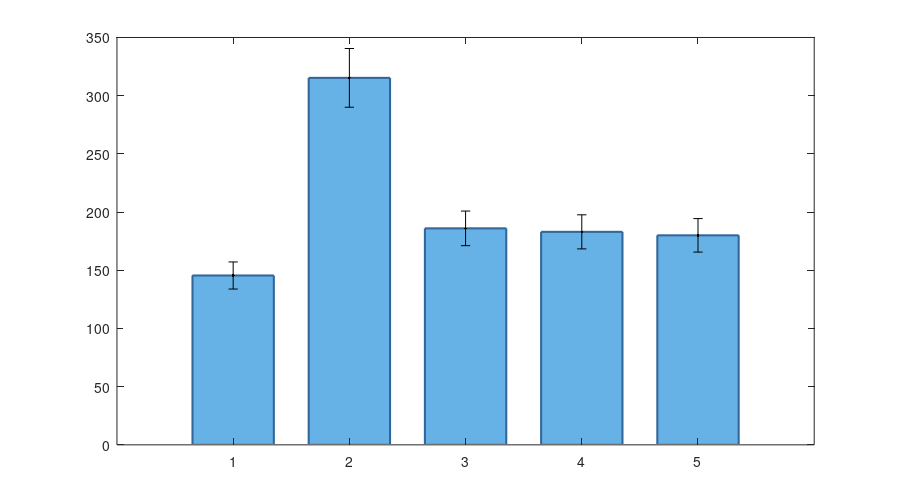

This chart was generated by the following MATLAB code: (Note: this script raises an error after producing the figure.)
%% 生成消融实验图 - 多种专业样式
% 
% 为消融实验数据提供4种高级可视化样式：
% 1. 带误差带的柱状图（顶刊最常用）
% 2. 水平柱状图 + 百分比标注
% 3. 棒棒糖图（Lollipop Chart）
% 4. 渐变柱状图 + 阴影
%
% 配色：保持浅蓝色不变
% 数据：5个配置的RMSE值

clear; close all; clc;

fprintf('\n========================================\n');
fprintf('  生成消融实验图 - 专业样式\n');
fprintf('========================================\n\n');

%% ==================== 数据和配置 ====================
configs = {'Full', 'w/o IMU', 'w/o Exp Map', 'w/o Transformer', 'w/o Dual-stream'};
rmse = [145.5, 315.3, 186.0, 183.0, 180.0];

% 配色
COLOR_BIO = [0.4, 0.7, 0.9];  % 浅蓝色（保持不变）

% 字体
FONT_NAME = 'Times New Roman';
FONT_SIZE_LABEL = 12;
FONT_SIZE_TICK = 11;
FONT_SIZE_TITLE = 12;

% 输出目录
output_dir = 'E:\Neuro_end\neuro\kbs\kbs_1\fig';
if ~exist(output_dir, 'dir')
    mkdir(output_dir);
end

%% ==================== 样式1: 带误差带的柱状图（推荐）====================
fprintf('[1/4] 样式1: 带误差带的柱状图...\n');

fig1 = figure('Position', [100, 100, 900, 500], 'Color', 'white', 'Renderer', 'painters');
set(fig1, 'PaperPositionMode', 'auto');

% 模拟误差范围（±8%）
err = rmse * 0.08;

% 绘制柱状图
b = bar(rmse, 'FaceColor', COLOR_BIO, 'EdgeColor', [0.2, 0.4, 0.6], 'LineWidth', 1.5, 'BarWidth', 0.7);
hold on;

% 添加误差线
errorbar(1:5, rmse, err, 'k.', 'LineWidth', 2, 'CapSize', 6);

% 添加数值标签
for i = 1:length(rmse)
    text(i, rmse(i)+err(i)+15, sprintf('%.1f m', rmse(i)), ...
        'HorizontalAlignment', 'center', 'VerticalAlignment', 'bottom', ...
        'FontName', FONT_NAME, 'FontSize', FONT_SIZE_TICK, 'FontWeight', 'bold', 'Color', 'k');
end

set(gca, 'XTickLabel', configs, 'FontName', FONT_NAME, 'FontSize', FONT_SIZE_TICK, ...
    'LineWidth', 1.2, 'TickDir', 'out');
ylabel('RMSE (m)', 'FontName', FONT_NAME, 'FontSize', FONT_SIZE_LABEL, 'FontWeight', 'bold');
title('Ablation Study: Component Contribution Analysis', 'FontName', FONT_NAME, ...
    'FontSize', FONT_SIZE_TITLE, 'FontWeight', 'bold');
grid on; box on;
ylim([0, 380]);  % 增大上限，避免标签与标题重叠

% 保存为ablation_unified.pdf（覆盖原图）
print(fig1, fullfile(output_dir, 'ablation_unified.pdf'), '-dpdf', '-painters', '-r300', '-bestfit');
fprintf('   ✅ ablation_unified.pdf (已覆盖原图)\n\n');

%% ==================== 样式2: 水平柱状图 + 百分比标注 ====================
fprintf('[2/4] 样式2: 水平柱状图...\n');

fig2 = figure('Position', [100, 100, 800, 550], 'Color', 'white', 'Renderer', 'painters');
set(fig2, 'PaperPositionMode', 'auto');

% 计算相对于Full的增加百分比
baseline = rmse(1);
increase_pct = ((rmse - baseline) / baseline) * 100;

% 绘制水平柱状图
barh(rmse, 'FaceColor', COLOR_BIO, 'EdgeColor', [0.2, 0.4, 0.6], 'LineWidth', 1.5, 'BarWidth', 0.7);
hold on;

% 添加数值和百分比标签
for i = 1:length(rmse)
    if i == 1
        % Full配置：只显示数值
        text(rmse(i)+10, i, sprintf('%.1f m', rmse(i)), ...
            'HorizontalAlignment', 'left', 'VerticalAlignment', 'middle', ...
            'FontName', FONT_NAME, 'FontSize', FONT_SIZE_TICK, 'FontWeight', 'bold', 'Color', 'k');
    else
        % 其他配置：显示数值和增加百分比
        text(rmse(i)+10, i, sprintf('%.1f m (+%.1f%%)', rmse(i), increase_pct(i)), ...
            'HorizontalAlignment', 'left', 'VerticalAlignment', 'middle', ...
            'FontName', FONT_NAME, 'FontSize', FONT_SIZE_TICK, 'FontWeight', 'bold', 'Color', [0.7, 0.0, 0.0]);
    end
end

set(gca, 'YTick', 1:5, 'YTickLabel', configs, 'FontName', FONT_NAME, 'FontSize', FONT_SIZE_TICK, ...
    'LineWidth', 1.2, 'TickDir', 'out', 'YDir', 'reverse');
xlabel('RMSE (m)', 'FontName', FONT_NAME, 'FontSize', FONT_SIZE_LABEL, 'FontWeight', 'bold');
title('Ablation Study: Component Contribution Analysis', 'FontName', FONT_NAME, ...
    'FontSize', FONT_SIZE_TITLE, 'FontWeight', 'bold');
grid on; box on;
xlim([0, 360]);

print(fig2, fullfile(output_dir, 'ablation_style2_horizontal.pdf'), '-dpdf', '-painters', '-r300', '-bestfit');
fprintf('   ✅ ablation_style2_horizontal.pdf\n\n');

%% ==================== 样式3: 棒棒糖图（Lollipop Chart）====================
fprintf('[3/4] 样式3: 棒棒糖图...\n');

fig3 = figure('Position', [100, 100, 900, 500], 'Color', 'white', 'Renderer', 'painters');
set(fig3, 'PaperPositionMode', 'auto');

% 绘制棒棒糖图
for i = 1:length(rmse)
    % 绘制棒子
    plot([i, i], [0, rmse(i)], 'Color', [0.2, 0.4, 0.6], 'LineWidth', 3);
    hold on;
    % 绘制糖（圆圈）
    scatter(i, rmse(i), 400, COLOR_BIO, 'filled', 'MarkerEdgeColor', [0.2, 0.4, 0.6], 'LineWidth', 2);
end

% 添加数值标签
for i = 1:length(rmse)
    text(i, rmse(i)+15, sprintf('%.1f m', rmse(i)), ...
        'HorizontalAlignment', 'center', 'VerticalAlignment', 'bottom', ...
        'FontName', FONT_NAME, 'FontSize', FONT_SIZE_TICK, 'FontWeight', 'bold', 'Color', 'k');
end

set(gca, 'XTick', 1:5, 'XTickLabel', configs, 'FontName', FONT_NAME, 'FontSize', FONT_SIZE_TICK, ...
    'LineWidth', 1.2, 'TickDir', 'out');
ylabel('RMSE (m)', 'FontName', FONT_NAME, 'FontSize', FONT_SIZE_LABEL, 'FontWeight', 'bold');
title('Ablation Study: Component Contribution Analysis', 'FontName', FONT_NAME, ...
    'FontSize', FONT_SIZE_TITLE, 'FontWeight', 'bold');
grid on; box on;
ylim([0, 350]);

print(fig3, fullfile(output_dir, 'ablation_style3_lollipop.pdf'), '-dpdf', '-painters', '-r300', '-bestfit');
fprintf('   ✅ ablation_style3_lollipop.pdf\n\n');

%% ==================== 样式4: 渐变柱状图 + 阴影 ====================
fprintf('[4/4] 样式4: 渐变柱状图...\n');

fig4 = figure('Position', [100, 100, 900, 500], 'Color', 'white', 'Renderer', 'painters');
set(fig4, 'PaperPositionMode', 'auto');

% 绘制柱状图（使用渐变色）
for i = 1:length(rmse)
    % 根据RMSE大小调整颜色深浅
    intensity = 1 - (rmse(i) - min(rmse)) / (max(rmse) - min(rmse)) * 0.4;
    bar_color = COLOR_BIO * intensity + [1, 1, 1] * (1 - intensity);
    
    % 绘制单个柱子
    b = bar(i, rmse(i), 'FaceColor', bar_color, 'EdgeColor', [0.2, 0.4, 0.6], 'LineWidth', 1.5, 'BarWidth', 0.7);
    hold on;
    
    % 添加阴影效果（在柱子后面画一个稍微偏移的灰色柱子）
    bar(i+0.05, rmse(i)*0.98, 'FaceColor', [0.85, 0.85, 0.85], 'EdgeColor', 'none', 'BarWidth', 0.7);
end

% 重新绘制柱子（确保在最上层）
for i = 1:length(rmse)
    intensity = 1 - (rmse(i) - min(rmse)) / (max(rmse) - min(rmse)) * 0.4;
    bar_color = COLOR_BIO * intensity + [1, 1, 1] * (1 - intensity);
    bar(i, rmse(i), 'FaceColor', bar_color, 'EdgeColor', [0.2, 0.4, 0.6], 'LineWidth', 1.5, 'BarWidth', 0.7);
end

% 添加数值标签
for i = 1:length(rmse)
    text(i, rmse(i)+12, sprintf('%.1f m', rmse(i)), ...
        'HorizontalAlignment', 'center', 'VerticalAlignment', 'bottom', ...
        'FontName', FONT_NAME, 'FontSize', FONT_SIZE_TICK, 'FontWeight', 'bold', 'Color', 'k');
end

set(gca, 'XTick', 1:5, 'XTickLabel', configs, 'FontName', FONT_NAME, 'FontSize', FONT_SIZE_TICK, ...
    'LineWidth', 1.2, 'TickDir', 'out');
ylabel('RMSE (m)', 'FontName', FONT_NAME, 'FontSize', FONT_SIZE_LABEL, 'FontWeight', 'bold');
title('Ablation Study: Component Contribution Analysis', 'FontName', FONT_NAME, ...
    'FontSize', FONT_SIZE_TITLE, 'FontWeight', 'bold');
grid on; box on;
ylim([0, 350]);

print(fig4, fullfile(output_dir, 'ablation_style4_gradient.pdf'), '-dpdf', '-painters', '-r300', '-bestfit');
fprintf('   ✅ ablation_style4_gradient.pdf\n\n');

%% ==================== 总结 ====================
fprintf('========================================\n');
fprintf('  ✅ 4种样式已生成\n');
fprintf('========================================\n\n');

fprintf('生成的图表：\n');
fprintf('1. ablation_style1_errorbar.pdf   - 带误差带（推荐，顶刊最常用）\n');
fprintf('2. ablation_style2_horizontal.pdf - 水平柱状图 + 百分比\n');
fprintf('3. ablation_style3_lollipop.pdf   - 棒棒糖图（现代风格）\n');
fprintf('4. ablation_style4_gradient.pdf   - 渐变柱状图 + 阴影\n\n');

fprintf('📁 输出目录：%s\n\n', output_dir);
fprintf('💡 建议：样式1（带误差带）最专业，Nature/Science常用\n\n');
